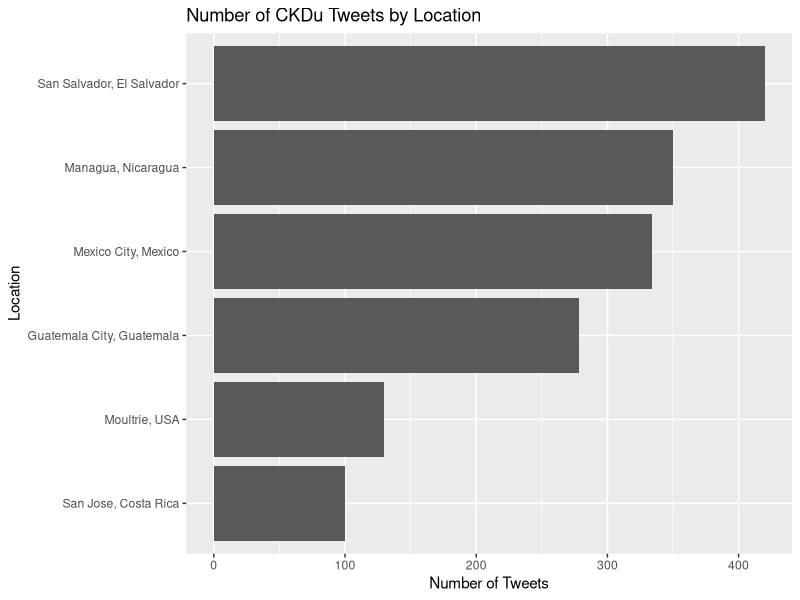
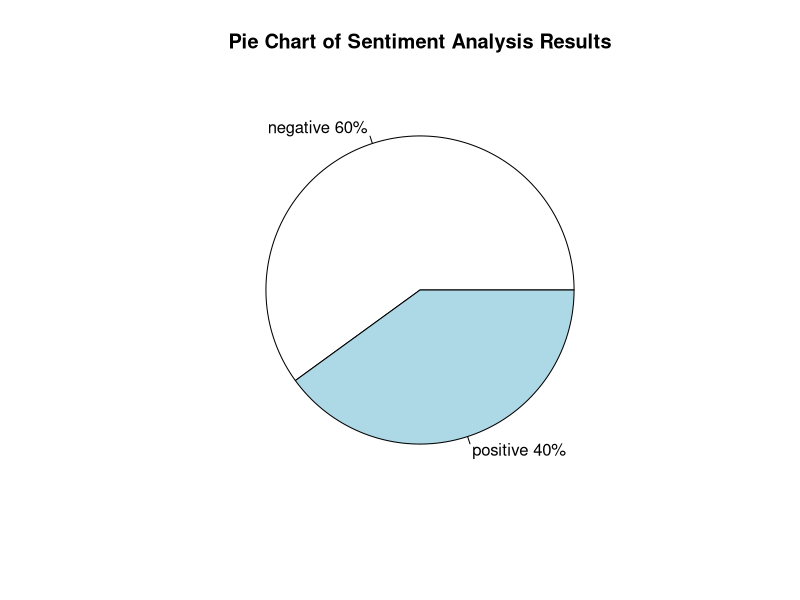

Here is the R script that generated these plots, in order:
## ---- chunk 1
knitr::opts_chunk$set(echo = TRUE)
#Load Needed Packages
library(ggplot2)
## ---- chunk 2
#Made up data frame to be used in making histogram below. 
tweets <- c(100,350,420,334,278,130)
country <- c("San Jose, Costa Rica", "Managua, Nicaragua", "San Salvador, El Salvador", "Mexico City, Mexico", "Guatemala City, Guatemala", "Moultrie, USA")
CKDu_Tweets <- data.frame(country, tweets)
#Make Histogram of CKDu tweets per country (where bars are in decreasing order)
ggplot(data = CKDu_Tweets, aes(x = reorder(country, tweets), y = tweets))+ 
  geom_bar(stat = "identity")+
  ggtitle("Number of CKDu Tweets by Location")+ 
  xlab("Location")+
  ylab("Number of Tweets")+
  coord_flip() #flip axis to facilitate visual representation of decreasing number of tweets. 
 
## ---- chunk 3
#Made up data to be used in making pie chart below. 
slices <- c(60,40)
sentiment <- c("negative", "positive")
#Making an annotated pie chart to display sentiment analysis results. 
pct <- round(slices/sum(slices)*100)
sentiment <- paste(sentiment, pct) # add percents to labels
sentiment <- paste(sentiment,"%",sep="") # ad % to labels
pie(slices,labels = sentiment, main="Pie Chart of Sentiment Analysis Results")
